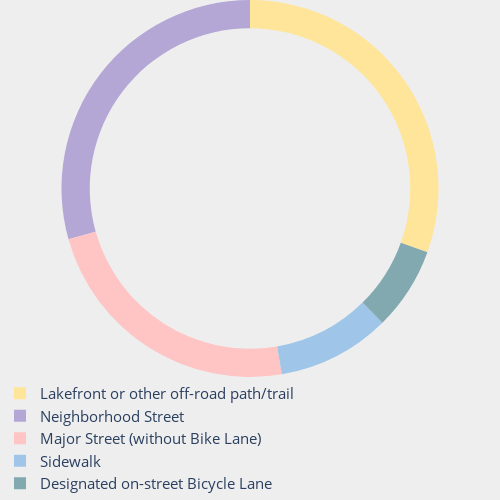

Notebook code for this chart:
### Code cell
#Side 2 - Primary Rute Taken

colors=['#ffc4c4','#b4a7d6','#82a9b0','#ffe599','#9fc5e8']

fig = go.Figure(data=[go.Pie(labels=trip2['primary_route'], 
                             values=trip2['freq'], 
                             hole=.85,
                            textinfo='none')])

fig.update_layout(width=500, 
                  height=500, 
                  showlegend=True,
                  margin=dict(l=0,r=0,b=30,t=0,pad=4), 
                  paper_bgcolor='#eeeeee',
                  plot_bgcolor='#eeeeee',
                 legend=dict(font_size=15,
                             yanchor="top", 
                              y=0, 
                              xanchor="left", 
                              x=0))
fig.update_traces(marker=dict(colors=colors), hoverinfo='label+percent', selector=dict(type='pie'))
fig.show()

### Figure 1 — Plotly figure (JSON) as saved in the notebook; plotly's stock layout.template omitted (floating-point values rounded to 4 significant figures)
{"data": [{"hole": 0.85, "hoverinfo": "label+percent", "labels": ["Major Street (without Bike Lane)", "Neighborhood Street", "Designated on-street Bicycle Lane", "Lakefront or other off-road path/trail", "Sidewalk"], "marker": {"colors": ["#ffc4c4", "#b4a7d6", "#82a9b0", "#ffe599", "#9fc5e8"]}, "textinfo": "none", "type": "pie", "values": [82, 103, 25, 107, 34]}], "layout": {"height": 500, "legend": {"font": {"size": 15}, "x": 0, "xanchor": "left", "y": 0, "yanchor": "top"}, "margin": {"b": 30, "l": 0, "pad": 4, "r": 0, "t": 0}, "paper_bgcolor": "#eeeeee", "plot_bgcolor": "#eeeeee", "showlegend": true, "width": 500}}
